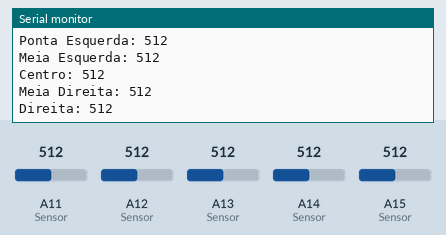
Recording of a sketch running on a simulated Arduino Mega 2560, built with avr-gcc and run on an emulated ATmega2560. Shown: the last lines printed to the serial monitor. Inputs (shaded band) come from the test bench; at power-on: A11 (Sensor) = 512, A12 (Sensor) = 512, A13 (Sensor) = 512, A14 (Sensor) = 512, A15 (Sensor) = 512.

Above: at 6.2 s.
6.3 s: A11 (Sensor) set to 716
7.8 s: A12 (Sensor) set to 716
At 8.8 s:
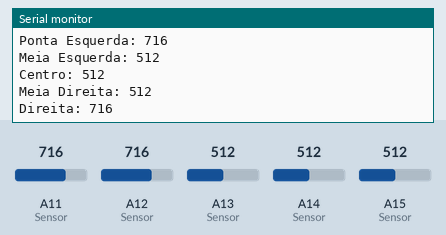
9.3 s: A13 (Sensor) set to 716
At 10.6 s:
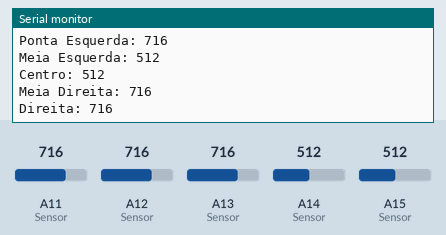
10.8 s: A14 (Sensor) set to 716
At 12.0 s:
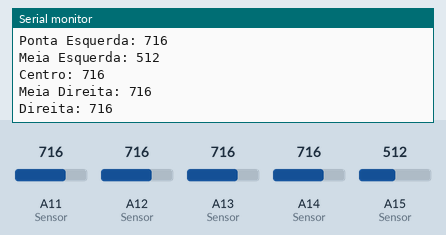
12.3 s: A15 (Sensor) set to 716
13.8 s: A11 (Sensor) set to 992
Timing chart, 0 to 16.3 s (numbered marks = the images above; inputs shaded):
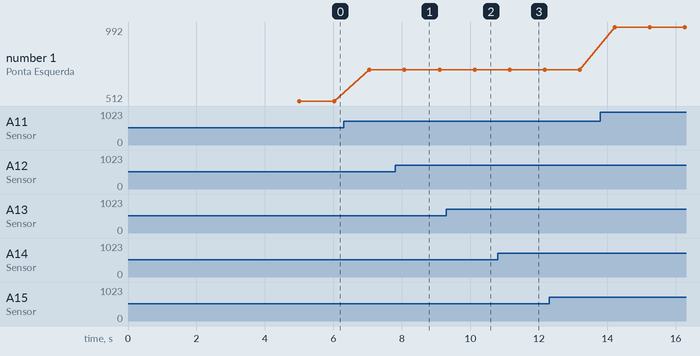

The sketch:

teste-sensor-reflexivo.ino
```cpp
int SENSOR1, SENSOR2, SENSOR3, SENSOR4, SENSOR5;

//deslocamentos de calibracao
int leftOffset = 0, rightOffset = 0, centre = 0;

//limiar do sensor
int threshold = 5;

//Rotina de calibracao do sensor
void calibrate() {
  //Executa 10 vezes para obter uma media
  for (int x=0; x<10; x++) {
    delay(100);
    SENSOR1 = analogRead(A11); // Sensor ponta esquerda
    SENSOR2 = analogRead(A15); // Sensor meia esquerda
    SENSOR3 = analogRead(A14); // Sensor central
    SENSOR4 = analogRead(A13); // Sensor meia direita
    SENSOR5 = analogRead(A12); // Sensor ponta direita

    leftOffset = leftOffset + SENSOR2;
    centre = centre + SENSOR3;
    rightOffset = rightOffset + SENSOR4;
    delay(100);
  }
  //obtem a media para cada sensor
  leftOffset = leftOffset /10;
  rightOffset = rightOffset /10;
  centre = centre / 10;
  //calcula os deslocamentos para os sensores esquerdo e direito
  leftOffset = centre - leftOffset;
  rightOffset = centre - rightOffset;
}

void setup() {
  Serial.begin(9600);
  calibrate();
  delay(3000);
}

void loop() {
  //le os sensores e adiciona os deslocamentos
  SENSOR1 = analogRead(A11);
  SENSOR2 = analogRead(A15) + leftOffset;
  SENSOR3 = analogRead(A14);
  SENSOR4 = analogRead(A13) + rightOffset;
  SENSOR5 = analogRead(A12);

  Serial.print("Ponta Esquerda: ");
  Serial.println(SENSOR1);
  Serial.print("Meia Esquerda: ");
  Serial.println(SENSOR2);
  Serial.print("Centro: ");
  Serial.println(SENSOR3);
  Serial.print("Meia Direita: ");
  Serial.println(SENSOR4);
  Serial.print("Direita: ");
  Serial.println(SENSOR5);

  delay(1000);
}
```

Measured:
- after the input at 7.8 s, the serial monitor: prints a new line after 0.35 s (image 1)
- after the input at 9.3 s, the serial monitor: prints a new line after 0.88 s (image 2)
- after the input at 10.8 s, the serial monitor: prints a new line after 0.39 s (image 3)
- plotted number 1: 512 → 716 after the input at 6.3 s, 716 → 992 after the input at 13.8 s
